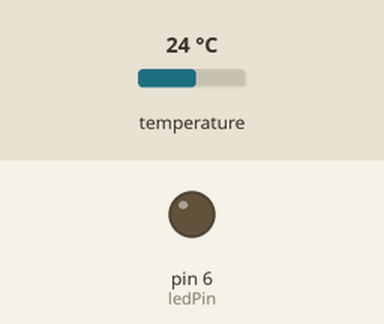
Recording of a sketch running on a simulated Arduino Uno, built with avr-gcc and run on an emulated ATmega328P. Parts: output pins drawn as LEDs (lit = HIGH). The test bench sets the inputs (shaded band); at power-on: temperature 24 °C. What the sketch prints to the serial monitor is not drawn.

Above: at 1.3 s.
1.4 s: temperature set to 25.7 °C
At 2.3 s:
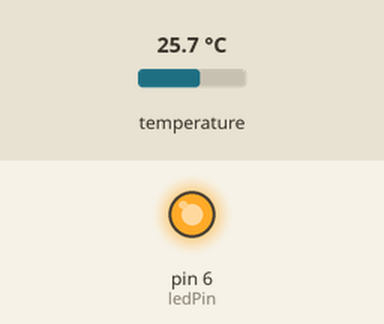
3.0 s: temperature set to 22.7 °C
5.0 s: temperature set to 21.6 °C
At 6.3 s:
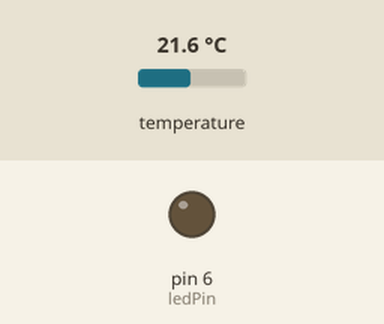
Timing chart, 0 to 8.0 s (numbered marks = the images above; inputs shaded):
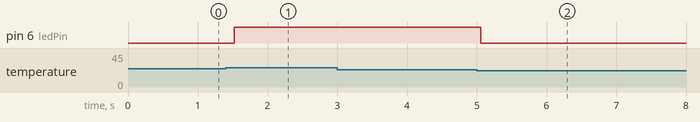

Measured:
- the behaviour switches between 24.9 and 25 °C on temperature (found by bisection; images 0 and 1)
- the behaviour switches between 22 and 21.9 °C on temperature (found by bisection; images 1 and 2)
- after the input at 1.4 s, pin 6 (ledPin): LOW → HIGH after 0.12 s
- after the input at 3.0 s, every drawn part: stays the same
- after the input at 5.0 s, pin 6 (ledPin): HIGH → LOW after 0.06 s

The sketch:

Termostat1.2_05.04.2021.ino
```cpp
#include <SFE_BMP180.h>
#include <Wire.h>
#define ledPin 6
SFE_BMP180 tmp;
typedef unsigned char U8;
U8 setPoint = 22;
U8 a[6];
U8 b[6];
U8 i;

/*##############################################################################################*/
// Function for detecting the temperature

U8 ReadTemp()  {
  U8 status;
  double T;

  status = tmp.startTemperature();

  if (status != 0)
  {
    // Waiting for the measurement to be completed
    delay(status);
    //Measurement saved in T
    // Function returns 1 if successful and 0 if failure.

    status = tmp.getTemperature(T);
    if (status != 0)
    {
      //If status is different from 0 function returns temperature through T
      //Serial.print(" deg C, "); IF needed

      return T;
    }

  }

}


/*##############################################################################################*/
//Void function used for switching On/Off the light using a boolean var.

void setVoltage( bool state ) {
  digitalWrite(ledPin, state);
  //INVERTED VALUES- setVoltage(0) = 1,setVoltage(1) = 0;
}


U8 heatingStatus(U8 readtemp, U8 setPoint)
{
  U8 Hyst = 2;
  if (readtemp < setPoint - Hyst)
  {
    return 11; //10 = off, 11=on
  }

  if ((readtemp < setPoint + Hyst) && (readtemp > setPoint - Hyst))
  {
    if ((readtemp > setPoint - Hyst) && (readtemp < setPoint))
    {
      return 11;
    }
    else
    {
      return 10;
    }
  }
  if (readtemp > setPoint + Hyst)
  {
    return 10;
  }

  if (readtemp > 70) return 10;

}

void heatingSystem(U8 readtemp, U8 setPoint)
{
  U8 Hyst = 2;
  if (readtemp < setPoint - Hyst)
  {
    setVoltage (0);
  }

  if ((readtemp < setPoint + Hyst) && (readtemp > setPoint - Hyst))
  {
    if ((readtemp > setPoint - Hyst) && (readtemp < setPoint))
    {
      setVoltage(0);
    }
    else
    {
      setVoltage(1);
    }
  }
  if (readtemp > setPoint + Hyst)
  {
    setVoltage(1);
  }

  if (readtemp > 70) setVoltage(1);
}

//U8 setSetPoint(U8 receiveVal, U8 setPoint)
//{
//  if(receiveVal == 3)
//  {
//    setPoint++;
//    return setPoint;
//  }
//  else if(receiveVal == 4)
//  {
//    setPoint--;
//    return setPoint;
//  }
//  else return setPoint;
//}


/*##############################################################################################*/
void setup() {


  pinMode(ledPin, OUTPUT);
  Serial.begin(115200);
  Serial.println("REBOOT");


  // Sensor initialization
  if (tmp.begin())
    Serial.println("Sensor: ON");
  else
  {

    Serial.println("Sensor: OFF");
    while (1); //  Program stops
  }


}

/*##############################################################################################*/
void loop() {
  U8 readtemp = ReadTemp();
  U8 receiveVal;

heatingSystem(readtemp, setPoint);
 //receiveVal = Serial.read();
 //setPoint = setSetPoint(receiveVal, setPoint);
 //if(receiveVal == '3')
 //{
  //setPoint++;
 //}
 //else if(receiveVal == '4')
 //{
  //setPoint--;
 //}
 //Serial. println(setPoint);


  a[0] = 0xFE;
  a[1] = readtemp;
  //a[2] = setSetPoint(receiveVal,setPoint);
  a[2] = setPoint;
  a[3] = heatingStatus(readtemp, setPoint);
  a[4] = a[1] + a[2] + a[3];
  a[5] = 0xFF;

  for (i = 0; i < 6; i++)
  {
    b[i] = a[i];
  }
  Serial.write(b,6);

delay(500);


}
```
